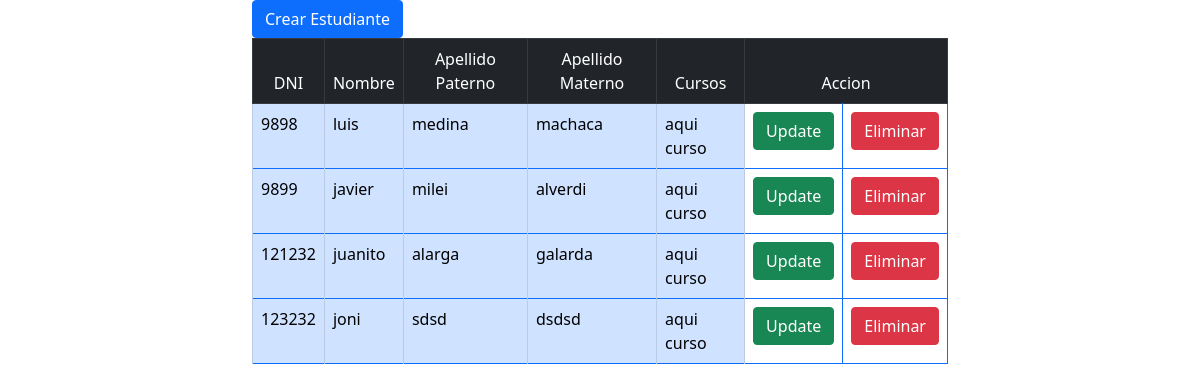
Page /estudiantes on the committed database.
### app.py (models this page shows)
class Estudiante(db.Model):
	dniEstudiante=db.Column(db.Integer, primary_key=True)
	nombre=db.Column(db.String(50), nullable=False)
	apePaterno=db.Column(db.String(50), nullable=False)
	apeMaterno=db.Column(db.String(50), nullable=False)
	contrasenia=db.Column(db.String(80), nullable=False)
	subcripciones=db.relationship('Subcripcion', backref='estudiante',lazy=True)

### app.py (the view)
@app.route("/estudiantes", methods=["GET"])
def list_estudiantes():
	estQuery = Estudiante.query.all()
	return render_template("estudiantes.html", estudiantes=estQuery)

### templates/estudiantes.html (shortened to what this page needs)
<!DOCTYPE html>
<html lang="en">
<head>
    <link href="https://cdn.jsdelivr.net/npm/bootstrap@5.0.2/dist/css/bootstrap.min.css" rel="stylesheet">
</head>
<body>
    <div class="container" style="width: 60%;">
        <button type="button" class="btn btn-primary" data-bs-toggle="modal" data-bs-target="#modalEstudiante">Crear Estudiante</button>
        <table class="table table-bordered border-primary">
            <thead class="table-dark">
                <tr>
                    <td class="text-center">DNI</td>
                    <td class="text-center">Nombre</td>
                    <td class="text-center">Apellido Paterno</td>
                    <td class="text-center">Apellido Materno</td>
                    <td class="text-center">Cursos</td>
                    <td colspan="2" class="text-center">Accion</td>
                </tr>
            </thead>
            <tbody>
                {% for estudiante in estudiantes %}
                <tr>
                    <td class="table-primary">{{estudiante.dniEstudiante}}</td>
                    <td class="table-primary">{{estudiante.nombre}}</td>
                    <td class="table-primary">{{ estudiante.apePaterno }}</td>
                    <td class="table-primary">{{ estudiante.apeMaterno }}</td>
                    <td class="table-primary">aqui curso</td>
                    <td><button type="button" class="btn btn-success" data-bs-toggle="modal" data-bs-target="#update_estudiante_{{estudiante.dniEstudiante}}">Update</button></td>
                    <td><button type="button" class="btn btn-danger" data-bs-toggle="modal" data-bs-target="#delete_estudiante_{{estudiante.dniEstudiante}}">Eliminar</button></td>
                </tr>
                {% endfor %}
            </tbody>
        </table>
    </div>
</body>
</html>

### rows in the picture
Estudiante: dniEstudiante "9898", nombre "luis", apePaterno "medina", apeMaterno "machaca"
Estudiante: dniEstudiante "9899", nombre "javier", apePaterno "milei", apeMaterno "alverdi"
Estudiante: dniEstudiante "121232", nombre "juanito", apePaterno "alarga", apeMaterno "galarda"
Estudiante: dniEstudiante "123232", nombre "joni", apePaterno "sdsd", apeMaterno "dsdsd"
